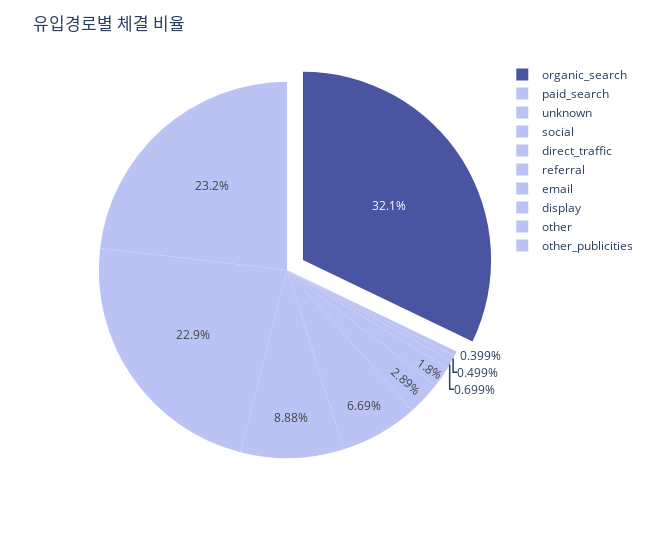

This figure's notebook cell:
### Markdown cell above
### 유입경로별 체결 비율

### Code cell
won_percentages = round(won_counts['seller_id'] / won_counts['seller_id'].sum() * 100, 1)

color = ['#4A55A2','#BAC3F3','#BAC3F3','#BAC3F3','#BAC3F3','#BAC3F3','#BAC3F3','#BAC3F3','#BAC3F3','#BAC3F3']
fig = px.pie(values=won_percentages, names=won_counts['origin'])

fig.update_layout(
    title='유입경로별 체결 비율',  # 전체 그래프의 제목
    legend=dict(),
    width=650
)

fig.update_traces(pull=[0.1, 0, 0, 0],marker_colors=color)

fig.show()
plot(fig, filename = '유입경로별 체결 비율', auto_open=True)

### Figure 1 — Plotly figure (JSON) as saved in the notebook; plotly's stock layout.template omitted (floating-point values rounded to 4 significant figures)
{"data": [{"domain": {"x": [0, 1], "y": [0, 1]}, "hovertemplate": "label=%{label}<br>value=%{value}<extra></extra>", "labels": ["organic_search", "paid_search", "unknown", "social", "direct_traffic", "referral", "email", "display", "other", "other_publicities"], "legendgroup": "", "marker": {"colors": ["#4A55A2", "#BAC3F3", "#BAC3F3", "#BAC3F3", "#BAC3F3", "#BAC3F3", "#BAC3F3", "#BAC3F3", "#BAC3F3", "#BAC3F3"]}, "name": "", "pull": [0.1, 0, 0, 0], "showlegend": true, "type": "pie", "values": [32.2, 23.2, 22.9, 8.9, 6.7, 2.9, 1.8, 0.7, 0.5, 0.4]}], "layout": {"legend": {"tracegroupgap": 0}, "margin": {"t": 60}, "title": {"text": "유입경로별 체결 비율"}, "width": 650}}
